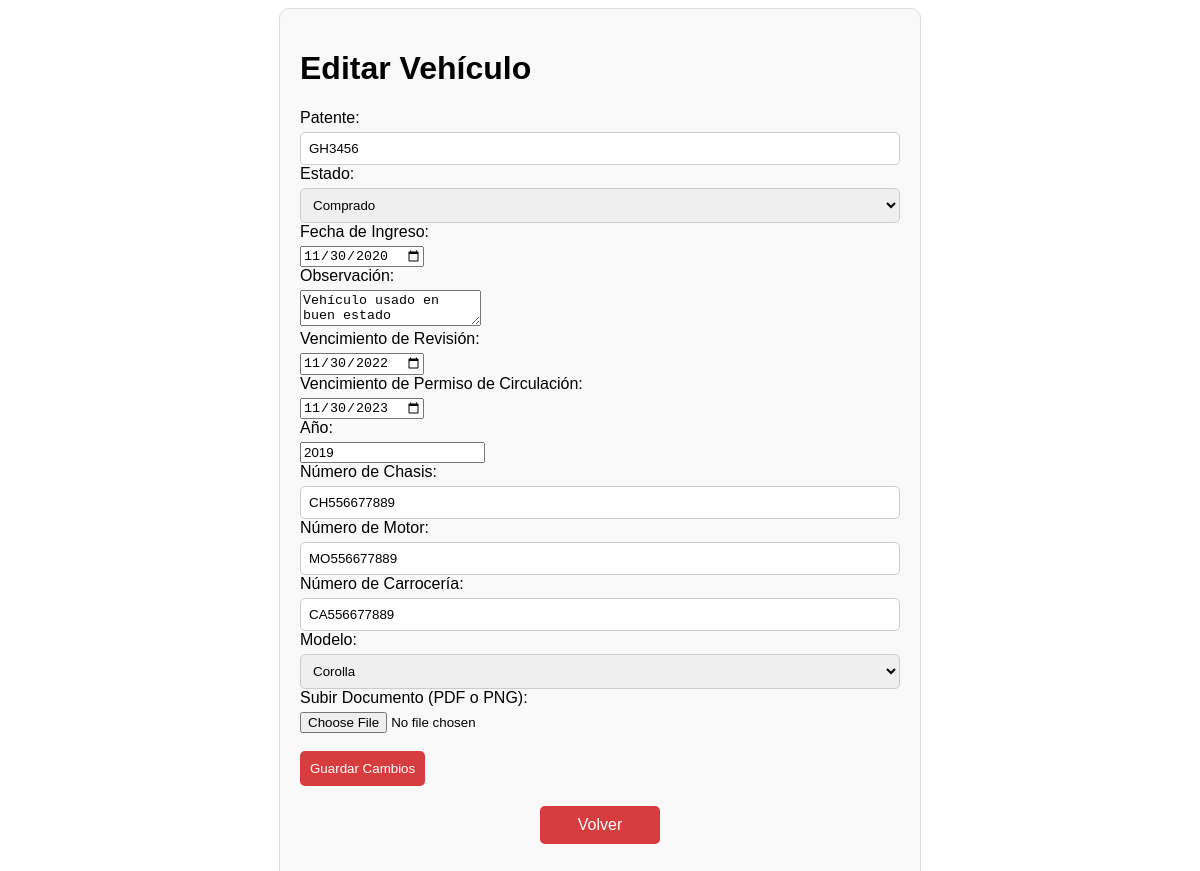
The page /geve/login/editar_vehiculo.php?id=4 on the database its author committed.
### tables this page shows
CREATE TABLE Vehiculo (
    id_vehiculo INT AUTO_INCREMENT PRIMARY KEY,
    patente VARCHAR(255)  NOT NULL UNIQUE,
    fechaIngreso DATE,
    observacion TEXT,
    vencimientoRevision DATE,
    vencimientoPermisoCirculacion DATE,
    ano INT,
    nChasis VARCHAR(255)  NOT NULL UNIQUE,
    nMotor VARCHAR(255),
    nCarroceria VARCHAR(255),
    id_modelo INT,
     id_comprado INT,
     FOREIGN KEY (id_modelo) REFERENCES Modelo(id_modelo) ON DELETE CASCADE,
    FOREIGN KEY (id_comprado) REFERENCES Comprado(id_comprado) ON DELETE CASCADE
	
);

### geve/login/editar_vehiculo.php (the view, shortened to what this page needs)
<?php
include 'db.php';
if ($_SERVER['REQUEST_METHOD'] == 'GET') {
    $id_vehiculo = $_GET['id'];
    $sql = "SELECT * FROM Vehiculo WHERE id_vehiculo = ?";
    if ($stmt = $conn->prepare($sql)) {
        $stmt->bind_param("i", $id_vehiculo);
        $stmt->execute();
        $result = $stmt->get_result();
        $vehiculo = $result->fetch_assoc();
    } else {
        echo "Error en la preparación de la declaración: " . $conn->error;
        exit;
    }
}
?>
<!DOCTYPE html>
<html lang="es">
<head>
</head>
<body>
<div class="vehicle-details">
    <h1>Editar Vehículo</h1>
    <table>
    <form name="editForm" action="editar_vehiculo.php" method="post" enctype="multipart/form-data" onsubmit="return confirmSubmit()">
        <tr>
        <label for="patente">Patente:</label>
        <input type="text" name="patente" value="<?php echo $vehiculo['patente'] ?? ''; ?>" required pattern="[A-Z]{2}[0-9]{4}"><br>
        </tr>
        <label for="id_comprado">Estado:</label>
        <select name="id_comprado" required>
            <?php
            include 'db.php';
            $sql_comprado = "SELECT id_comprado, tipo FROM comprado";
            $result_comprado = $conn->query($sql_comprado);
            while ($comprado = $result_comprado->fetch_assoc()) {
                $selected = isset($vehiculo['id_comprado']) && $vehiculo['id_comprado'] == $comprado['id_comprado'] ? 'selected' : '';
                echo "<option value='{$comprado['id_comprado']}' $selected>{$comprado['tipo']}</option>";
            }
            ?>
        </select>
        <label for="fechaIngreso">Fecha de Ingreso:</label>
        <input type="date" name="fechaIngreso" value="<?php echo $vehiculo['fechaIngreso'] ?? ''; ?>" required><br>
        <label for="observacion">Observación:</label>
        <textarea name="observacion" required><?php echo $vehiculo['observacion'] ?? ''; ?></textarea><br>
        <label for="vencimientoRevision">Vencimiento de Revisión:</label>
        <input type="date" name="vencimientoRevision" value="<?php echo $vehiculo['vencimientoRevision'] ?? ''; ?>" required><br>
        <label for="vencimientoPermisoCirculacion">Vencimiento de Permiso de Circulación:</label>
        <input type="date" name="vencimientoPermisoCirculacion" value="<?php echo $vehiculo['vencimientoPermisoCirculacion'] ?? ''; ?>" required><br>
        <label for="ano">Año:</label>
        <input type="number" name="ano" value="<?php echo $vehiculo['ano'] ?? ''; ?>" required><br>
        <label for="nChasis">Número de Chasis:</label>
        <input type="text" name="nChasis" value="<?php echo $vehiculo['nChasis'] ?? ''; ?>" required><br>
        <label for="nMotor">Número de Motor:</label>
        <input type="text" name="nMotor" value="<?php echo $vehiculo['nMotor'] ?? ''; ?>" required><br>
        <label for="nCarroceria">Número de Carrocería:</label>
        <input type="text" name="nCarroceria" value="<?php echo $vehiculo['nCarroceria'] ?? ''; ?>" required><br>
        <label for="id_modelo">Modelo:</label>
        <select name="id_modelo" required>
            <?php
            include 'db.php';
            $sql_modelos = "SELECT id_modelo, nombre FROM Modelo";
            $result_modelos = $conn->query($sql_modelos);
            while ($modelo = $result_modelos->fetch_assoc()) {
                $selected = isset($vehiculo['id_modelo']) && $vehiculo['id_modelo'] == $modelo['id_modelo'] ? 'selected' : '';
                echo "<option value='{$modelo['id_modelo']}' $selected>{$modelo['nombre']}</option>";
            }
            ?>
        </select><br>
        </table>
        <label for="archivo">Subir Documento (PDF o PNG):</label>
        <input type="file" name="archivo"><br>
<br>
<input type="submit"  value="Guardar Cambios">
<br>
    <a href="welcome.php" class="btn-back">Volver</a>
</body>
</html>

### geve/login/editar_vehiculo.php (style rules this page uses)
.vehicle-details { max-width: 600px; margin: auto; padding: 20px; border: 1px solid #ddd; border-radius: 10px; background-color: #f9f9f9; }
.vehicle-details table { width: 100%; border-collapse: collapse; }
.btn-back { display: block; width: 100px; margin: 20px auto; padding: 10px; text-align: center; background-color: #d73c3e; color: white; text-decoration: none; border-radius: 5px; }
body { font-family: Arial, sans-serif; }
label { display: block; margin-bottom: 5px; }
input[type="text"], select { width: 100%; padding: 8px; border: 1px solid #ccc; border-radius: 5px; box-sizing: border-box; }
input[type="submit"] { background-color: #d73c3e; color: white; padding: 10px 10px; border: none; text-align: center; border-radius: 5px; cursor: pointer; }

### rows shown on the page
vehiculo: patente "GH3456", fechaIngreso "11/30/2020", observacion "Vehículo usado en buen estado", vencimientoRevision "11/30/2022", vencimientoPermisoCirculacion "11/30/2023", ano "2019", nChasis "CH556677889", nMotor "MO556677889", nCarroceria "CA556677889"

### other values the page prints
form field id_comprado "Comprado"
form field id_modelo "Corolla"
